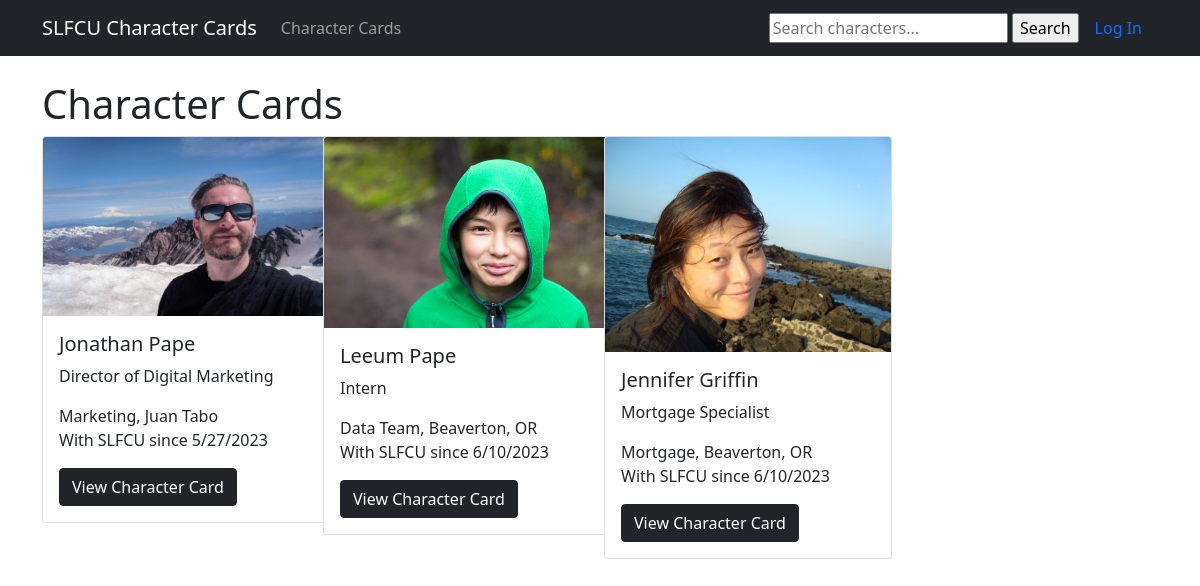
The page / on the database its author committed.
### character_app/models.py (models this page shows, shortened)
class Character(models.Model):
    name = models.CharField(max_length=200)
    position = models.CharField(max_length=200)
    department = models.CharField(max_length=200)
    location = models.CharField(max_length=200)
    hire_date = models.CharField(max_length=200)
    profile_image = models.ImageField(upload_to='images/')
    lifestyle_image = models.ImageField(upload_to='images/')
    character_image = models.ImageField(upload_to='images/')
    superpower = models.CharField(max_length=300)
    skill_1 = models.CharField(max_length=300)
    skill_2 = models.CharField(max_length=300, default='unknown')
    skill_3 = models.CharField(max_length=300, default='unknown')
    favorite_character = models.CharField(max_length=300)
    motivation = models.CharField(max_length=300)
    quote = models.CharField(max_length=300)
    appreciation = models.CharField(max_length=300)
    created_at = models.DateTimeField(auto_now_add=True)

### character_app/views.py (the view)
# urls.py: path('', views.CharacterList.as_view(), name='character_list'),
class CharacterList(ListView):
    model = Character
    template_name = 'character_list.html'
    context_object_name = 'characters'

### character_app/templates/character_list.html
{% extends 'base.html' %}
{% load static %}
{% block content %}
<h1>Character Cards</h1>
  <div class="row row-cols-2 row-cols-lg-4 g-sm-2 g-lg-2 mb-4">
    {% for character in characters %}
    <div class="col">
      <div class="card" style="width: 18rem;">
        <img src="{{ character.profile_image.url }}" class="card-img-top" alt="{{ character.name }}">
        <div class="card-body">
          <h5 class="card-title">{{ character.name }}</h5>
          <p class="card-text">{{ character.position|truncatechars:40 }}</p>
          <p class="card-text">{{ character.department|truncatechars:40 }},
          {{ character.location|truncatechars:40 }}<br />
          With SLFCU since {{ character.hire_date|truncatechars:40 }}</p>
          <a href="{% url 'character_detail' character.id %}" class="btn btn-dark">View Character Card</a>
        </div>
      </div>
    </div>
    {% endfor %}
  </div>
{% endblock %}

### character_app/templates/base.html (shortened to what this page needs)
<!DOCTYPE html>
<html lang="en">
<head>
  <link href="https://cdn.jsdelivr.net/npm/bootstrap@5.0.2/dist/css/bootstrap.min.css" rel="stylesheet">
</head>
<body>
  <nav class="navbar navbar-expand-lg navbar-dark bg-dark">
    <div class="container">
      <a class="navbar-brand" href="{% url 'character_list' %}">SLFCU Character Cards</a>
      <div class="collapse navbar-collapse" id="navbarNav">
        <ul class="navbar-nav">
          <li class="nav-item">
            <a class="nav-link" href="{% url 'character_list' %}">Character Cards</a>
          </li>
        </ul>
      </div>
      <div class="navbar-search">
        <form method="get" action="{% url 'search_results' %}">
          <input type="text" name="q" placeholder="Search characters...">
          <input type="submit" value="Search">
        </form>
      </div>
      <div class="navbar-login">
        {% if user.is_authenticated %}
          <a class="nav-link" href="{% url 'logout' %}">Log Out</a>
        {% else %}
          <a class="nav-link" href="{% url 'login' %}">Log In</a>
        {% endif %}
    </div>
  </nav>
<div class="container mt-4">
  {% block content %}{% endblock %}
</div>
</body>
</html>

### rows shown on the page
Character: profile_image (picture), name "Jonathan Pape", position "Director of Digital Marketing", department "Marketing", location "Juan Tabo", hire_date "5/27/2023"
Character: profile_image (picture), name "Leeum Pape", position "Intern", department "Data Team", location "Beaverton, OR", hire_date "6/10/2023"
Character: profile_image (picture), name "Jennifer Griffin", position "Mortgage Specialist", department "Mortgage", location "Beaverton, OR", hire_date "6/10/2023"
